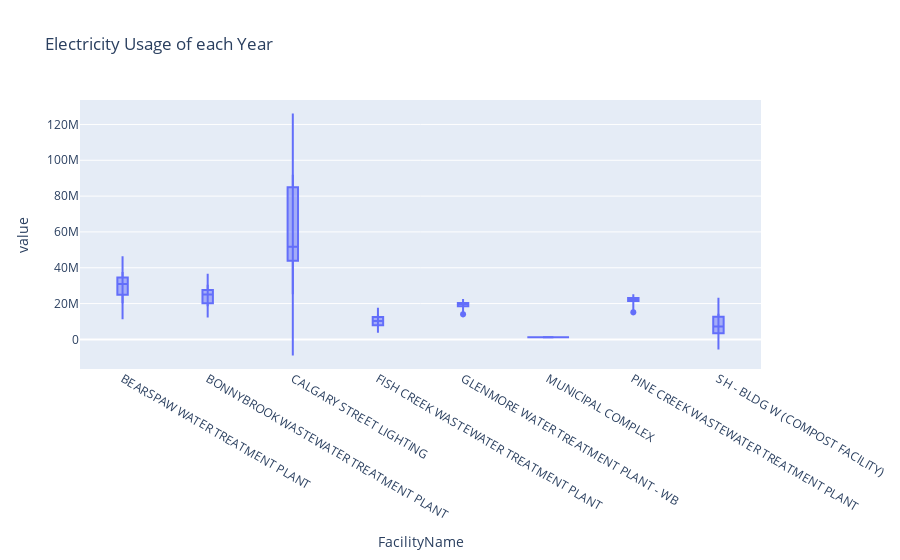
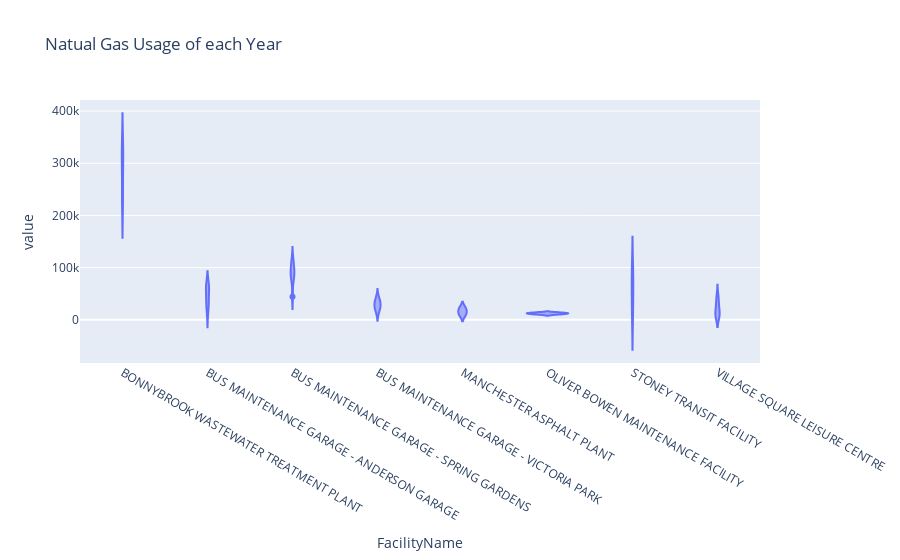
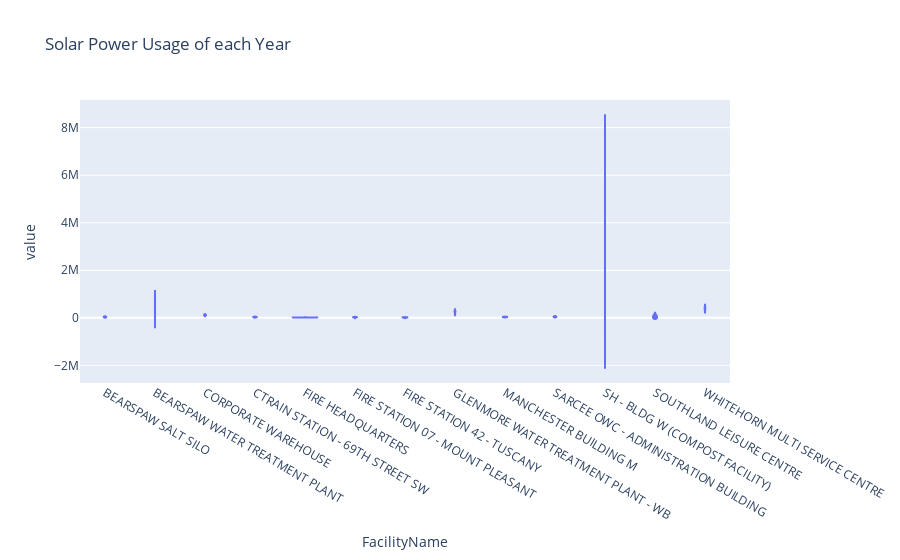

Notebook code cell kept with these figures, in order:
### Code cell
df = pd.DataFrame(rdata,columns=["Business Unit Desc","FacilityName","Site ID", "FacilityAddress","Energy Description",
                                 "Year","Month","Total Consumption","Unit"])
df1=pd.DataFrame.drop(rdata,["Business Unit Desc","Site ID","FacilityAddress"], axis=1)
df1 = df1.loc[df1['Energy Description'] == 'Electricity']
df1=df1.loc[df1['Total Consumption'] > 1000000]
df1=df1.loc[df1['Year'].between(2014,2021)]
df1.name = "Electricity Usage of each Year "
df1=df1.groupby(['FacilityName','Year'])['Total Consumption'].sum().unstack(level=0)
display(df1)
fig = px.violin(df1, y=df1.columns, box=True, title = 'Electricity Usage of each Year')
fig.show()

df2=pd.DataFrame.drop(rdata,["Business Unit Desc","Site ID","FacilityAddress"], axis=1)
df2= df2.loc[df2['Energy Description'] == 'Natural Gas']
df2 =df2.loc[df2['Total Consumption'] > 10000]
df2 =df2.loc[df2['Year'].between(2014,2021)]
df2.name = "Natual Gas Usage of each Year "
df2=df2.groupby(['FacilityName','Year'])['Total Consumption'].sum().unstack(level=0)
display(df2)
fig = px.violin(df2, y=df2.columns, title ='Natual Gas Usage of each Year ')
fig.show()

df3=pd.DataFrame.drop(rdata,["Business Unit Desc","Site ID","FacilityAddress"], axis=1)
df3 = df3.loc[df3['Energy Description'] == 'Solar Power']
df3=df3.loc[df3['Total Consumption'] > 1000]
df3=df3.loc[df3['Year'].between(2014,2021)]
df3.name = "Solar Power Usage of each Year "
df3=df3.groupby(['FacilityName','Year'])['Total Consumption'].sum().unstack(level=0)

display(df3)
fig = px.violin(df3, y=df3.columns, title = 'Solar Power Usage of each Year')
fig.show()

### Figure 1 — Plotly figure (JSON) as saved in the notebook; plotly's stock layout.template omitted (floating-point values rounded to 4 significant figures)
{"data": [{"alignmentgroup": "True", "box": {"visible": true}, "hovertemplate": "FacilityName=%{x}<br>value=%{y}<extra></extra>", "legendgroup": "", "marker": {"color": "#636efa"}, "name": "", "offsetgroup": "", "orientation": "v", "scalegroup": "True", "showlegend": false, "type": "violin", "x": ["BEARSPAW WATER TREATMENT PLANT", "BEARSPAW WATER TREATMENT PLANT", "BEARSPAW WATER TREATMENT PLANT", "BEARSPAW WATER TREATMENT PLANT", "BEARSPAW WATER TREATMENT PLANT", "BEARSPAW WATER TREATMENT PLANT", "BEARSPAW WATER TREATMENT PLANT", "BEARSPAW WATER TREATMENT PLANT", "BONNYBROOK WASTEWATER TREATMENT PLANT", "BONNYBROOK WASTEWATER TREATMENT PLANT", "BONNYBROOK WASTEWATER TREATMENT PLANT", "BONNYBROOK WASTEWATER TREATMENT PLANT", "BONNYBROOK WASTEWATER TREATMENT PLANT", "BONNYBROOK WASTEWATER TREATMENT PLANT", "BONNYBROOK WASTEWATER TREATMENT PLANT", "BONNYBROOK WASTEWATER TREATMENT PLANT", "CALGARY STREET LIGHTING", "CALGARY STREET LIGHTING", "CALGARY STREET LIGHTING", "CALGARY STREET LIGHTING", "CALGARY STREET LIGHTING", "CALGARY STREET LIGHTING", "CALGARY STREET LIGHTING", "CALGARY STREET LIGHTING", "FISH CREEK WASTEWATER TREATMENT PLANT", "FISH CREEK WASTEWATER TREATMENT PLANT", "FISH CREEK WASTEWATER TREATMENT PLANT", "FISH CREEK WASTEWATER TREATMENT PLANT", "FISH CREEK WASTEWATER TREATMENT PLANT", "FISH CREEK WASTEWATER TREATMENT PLANT", "FISH CREEK WASTEWATER TREATMENT PLANT", "FISH CREEK WASTEWATER TREATMENT PLANT", "GLENMORE WATER TREATMENT PLANT - WB", "GLENMORE WATER TREATMENT PLANT - WB", "GLENMORE WATER TREATMENT PLANT - WB", "GLENMORE WATER TREATMENT PLANT - WB", "GLENMORE WATER TREATMENT PLANT - WB", "GLENMORE WATER TREATMENT PLANT - WB", "GLENMORE WATER TREATMENT PLANT - WB", "GLENMORE WATER TREATMENT PLANT - WB", "MUNICIPAL COMPLEX", "MUNICIPAL COMPLEX", "MUNICIPAL COMPLEX", "MUNICIPAL COMPLEX", "MUNICIPAL COMPLEX", "MUNICIPAL COMPLEX", "MUNICIPAL COMPLEX", "MUNICIPAL COMPLEX", "PINE CREEK WASTEWATER TREATMENT PLANT", "PINE CREEK WASTEWATER TREATMENT PLANT", "PINE CREEK WASTEWATER TREATMENT PLANT", "PINE CREEK WASTEWATER TREATMENT PLANT", "PINE CREEK WASTEWATER TREATMENT PLANT", "PINE CREEK WASTEWATER TREATMENT PLANT", "PINE CREEK WASTEWATER TREATMENT PLANT", "PINE CREEK WASTEWATER TREATMENT PLANT", "SH - BLDG W (COMPOST FACILITY)", "SH - BLDG W (COMPOST FACILITY)", "SH - BLDG W (COMPOST FACILITY)", "SH - BLDG W (COMPOST FACILITY)", "SH - BLDG W (COMPOST FACILITY)", "SH - BLDG W (COMPOST FACILITY)", "SH - BLDG W (COMPOST FACILITY)", "SH - BLDG W (COMPOST FACILITY)"], "x0": " ", "xaxis": "x", "y": [27006979, 22896652, 34507602, 37570393, 34437203, 27503120, 34585362, 20122592, 25946479, 18470960, 18919634, 24187268, 30532643, 28814674, 26283641, 21374437, 91870809, 90922781, 78855156, 54751112, 48574753, 45044868, 42802879, 25261505, null, null, 12013694, 7911196, 12455848, 8647091, 13740451, 7626078, 20752623, 19647504, 18619313, 20468133, 19762821, 20062555, 18482865, 14085753, 1151483, null, null, null, null, null, null, null, 21972952, 23077646, 21265638, 21626015, 21776522, 23153347, 23486956, 15192188, null, null, null, 3613911, 14359899, 10817489, null, 3148365], "y0": " ", "yaxis": "y"}], "layout": {"autosize": true, "legend": {"tracegroupgap": 0}, "title": {"text": "Electricity Usage of each Year"}, "violinmode": "group", "xaxis": {"anchor": "y", "autorange": true, "domain": [0, 1], "range": [-0.5, 7.5], "title": {"text": "FacilityName"}, "type": "category"}, "yaxis": {"anchor": "x", "autorange": true, "domain": [0, 1], "range": [-16520000.0, 133700000.0], "title": {"text": "value"}, "type": "linear"}}}

### Figure 2 — Plotly figure (JSON) as saved in the notebook; plotly's stock layout.template omitted (floating-point values rounded to 4 significant figures)
{"data": [{"alignmentgroup": "True", "box": {"visible": false}, "hovertemplate": "FacilityName=%{x}<br>value=%{y}<extra></extra>", "legendgroup": "", "marker": {"color": "#636efa"}, "name": "", "offsetgroup": "", "orientation": "v", "scalegroup": "True", "showlegend": false, "type": "violin", "x": ["BONNYBROOK WASTEWATER TREATMENT PLANT", "BONNYBROOK WASTEWATER TREATMENT PLANT", "BONNYBROOK WASTEWATER TREATMENT PLANT", "BONNYBROOK WASTEWATER TREATMENT PLANT", "BONNYBROOK WASTEWATER TREATMENT PLANT", "BONNYBROOK WASTEWATER TREATMENT PLANT", "BONNYBROOK WASTEWATER TREATMENT PLANT", "BONNYBROOK WASTEWATER TREATMENT PLANT", "BUS MAINTENANCE GARAGE - ANDERSON GARAGE", "BUS MAINTENANCE GARAGE - ANDERSON GARAGE", "BUS MAINTENANCE GARAGE - ANDERSON GARAGE", "BUS MAINTENANCE GARAGE - ANDERSON GARAGE", "BUS MAINTENANCE GARAGE - ANDERSON GARAGE", "BUS MAINTENANCE GARAGE - ANDERSON GARAGE", "BUS MAINTENANCE GARAGE - ANDERSON GARAGE", "BUS MAINTENANCE GARAGE - ANDERSON GARAGE", "BUS MAINTENANCE GARAGE - SPRING GARDENS", "BUS MAINTENANCE GARAGE - SPRING GARDENS", "BUS MAINTENANCE GARAGE - SPRING GARDENS", "BUS MAINTENANCE GARAGE - SPRING GARDENS", "BUS MAINTENANCE GARAGE - SPRING GARDENS", "BUS MAINTENANCE GARAGE - SPRING GARDENS", "BUS MAINTENANCE GARAGE - SPRING GARDENS", "BUS MAINTENANCE GARAGE - SPRING GARDENS", "BUS MAINTENANCE GARAGE - VICTORIA PARK", "BUS MAINTENANCE GARAGE - VICTORIA PARK", "BUS MAINTENANCE GARAGE - VICTORIA PARK", "BUS MAINTENANCE GARAGE - VICTORIA PARK", "BUS MAINTENANCE GARAGE - VICTORIA PARK", "BUS MAINTENANCE GARAGE - VICTORIA PARK", "BUS MAINTENANCE GARAGE - VICTORIA PARK", "BUS MAINTENANCE GARAGE - VICTORIA PARK", "MANCHESTER ASPHALT PLANT", "MANCHESTER ASPHALT PLANT", "MANCHESTER ASPHALT PLANT", "MANCHESTER ASPHALT PLANT", "MANCHESTER ASPHALT PLANT", "MANCHESTER ASPHALT PLANT", "MANCHESTER ASPHALT PLANT", "MANCHESTER ASPHALT PLANT", "OLIVER BOWEN MAINTENANCE FACILITY", "OLIVER BOWEN MAINTENANCE FACILITY", "OLIVER BOWEN MAINTENANCE FACILITY", "OLIVER BOWEN MAINTENANCE FACILITY", "OLIVER BOWEN MAINTENANCE FACILITY", "OLIVER BOWEN MAINTENANCE FACILITY", "OLIVER BOWEN MAINTENANCE FACILITY", "OLIVER BOWEN MAINTENANCE FACILITY", "STONEY TRANSIT FACILITY", "STONEY TRANSIT FACILITY", "STONEY TRANSIT FACILITY", "STONEY TRANSIT FACILITY", "STONEY TRANSIT FACILITY", "STONEY TRANSIT FACILITY", "STONEY TRANSIT FACILITY", "STONEY TRANSIT FACILITY", "VILLAGE SQUARE LEISURE CENTRE", "VILLAGE SQUARE LEISURE CENTRE", "VILLAGE SQUARE LEISURE CENTRE", "VILLAGE SQUARE LEISURE CENTRE", "VILLAGE SQUARE LEISURE CENTRE", "VILLAGE SQUARE LEISURE CENTRE", "VILLAGE SQUARE LEISURE CENTRE", "VILLAGE SQUARE LEISURE CENTRE"], "x0": " ", "xaxis": "x", "y": [330634, 330946, 301646, 222472, 297477, 239497, 324569, 230045, 60583, 36873, 28061, 60976, 65357, 65526, 37648, 13376, 84489, 74310, 90538, 115916, 107267, 97391, 89211, 44413, 35680, 46058, 23843, 23466, 34771, 33255, 21858, 11263, null, 10875, 21257, null, null, null, null, null, 14030, null, 10468, null, 12024, 12755, null, null, null, null, null, null, null, 11107, 90547, 63122, null, null, 10017, 10098, 43570, 30835, 11377, null], "y0": " ", "yaxis": "y"}], "layout": {"autosize": true, "legend": {"tracegroupgap": 0}, "title": {"text": "Natual Gas Usage of each Year "}, "violinmode": "group", "xaxis": {"anchor": "y", "autorange": true, "domain": [0, 1], "range": [-0.5, 7.5], "title": {"text": "FacilityName"}, "type": "category"}, "yaxis": {"anchor": "x", "autorange": true, "domain": [0, 1], "range": [-82690.0, 421200.0], "title": {"text": "value"}, "type": "linear"}}}

### Figure 3 — Plotly figure (JSON) as saved in the notebook; plotly's stock layout.template omitted (floating-point values rounded to 4 significant figures)
{"data": [{"alignmentgroup": "True", "box": {"visible": false}, "hovertemplate": "FacilityName=%{x}<br>value=%{y}<extra></extra>", "legendgroup": "", "marker": {"color": "#636efa"}, "name": "", "offsetgroup": "", "orientation": "v", "scalegroup": "True", "showlegend": false, "type": "violin", "x": ["BEARSPAW SALT SILO", "BEARSPAW SALT SILO", "BEARSPAW SALT SILO", "BEARSPAW SALT SILO", "BEARSPAW SALT SILO", "BEARSPAW SALT SILO", "BEARSPAW SALT SILO", "BEARSPAW SALT SILO", "BEARSPAW WATER TREATMENT PLANT", "BEARSPAW WATER TREATMENT PLANT", "BEARSPAW WATER TREATMENT PLANT", "BEARSPAW WATER TREATMENT PLANT", "BEARSPAW WATER TREATMENT PLANT", "BEARSPAW WATER TREATMENT PLANT", "BEARSPAW WATER TREATMENT PLANT", "BEARSPAW WATER TREATMENT PLANT", "CORPORATE WAREHOUSE", "CORPORATE WAREHOUSE", "CORPORATE WAREHOUSE", "CORPORATE WAREHOUSE", "CORPORATE WAREHOUSE", "CORPORATE WAREHOUSE", "CORPORATE WAREHOUSE", "CORPORATE WAREHOUSE", "CTRAIN STATION - 69TH STREET SW", "CTRAIN STATION - 69TH STREET SW", "CTRAIN STATION - 69TH STREET SW", "CTRAIN STATION - 69TH STREET SW", "CTRAIN STATION - 69TH STREET SW", "CTRAIN STATION - 69TH STREET SW", "CTRAIN STATION - 69TH STREET SW", "CTRAIN STATION - 69TH STREET SW", "FIRE HEADQUARTERS", "FIRE HEADQUARTERS", "FIRE HEADQUARTERS", "FIRE HEADQUARTERS", "FIRE HEADQUARTERS", "FIRE HEADQUARTERS", "FIRE HEADQUARTERS", "FIRE HEADQUARTERS", "FIRE STATION 07 - MOUNT PLEASANT", "FIRE STATION 07 - MOUNT PLEASANT", "FIRE STATION 07 - MOUNT PLEASANT", "FIRE STATION 07 - MOUNT PLEASANT", "FIRE STATION 07 - MOUNT PLEASANT", "FIRE STATION 07 - MOUNT PLEASANT", "FIRE STATION 07 - MOUNT PLEASANT", "FIRE STATION 07 - MOUNT PLEASANT", "FIRE STATION 42 - TUSCANY", "FIRE STATION 42 - TUSCANY", "FIRE STATION 42 - TUSCANY", "FIRE STATION 42 - TUSCANY", "FIRE STATION 42 - TUSCANY", "FIRE STATION 42 - TUSCANY", "FIRE STATION 42 - TUSCANY", "FIRE STATION 42 - TUSCANY", "GLENMORE WATER TREATMENT PLANT - WB", "GLENMORE WATER TREATMENT PLANT - WB", "GLENMORE WATER TREATMENT PLANT - WB", "GLENMORE WATER TREATMENT PLANT - WB", "GLENMORE WATER TREATMENT PLANT - WB", "GLENMORE WATER TREATMENT PLANT - WB", "GLENMORE WATER TREATMENT PLANT - WB", "GLENMORE WATER TREATMENT PLANT - WB", "MANCHESTER BUILDING M", "MANCHESTER BUILDING M", "MANCHESTER BUILDING M", "MANCHESTER BUILDING M", "MANCHESTER BUILDING M", "MANCHESTER BUILDING M", "MANCHESTER BUILDING M", "MANCHESTER BUILDING M", "SARCEE OWC - ADMINISTRATION BUILDING", "SARCEE OWC - ADMINISTRATION BUILDING", "SARCEE OWC - ADMINISTRATION BUILDING", "SARCEE OWC - ADMINISTRATION BUILDING", "SARCEE OWC - ADMINISTRATION BUILDING", "SARCEE OWC - ADMINISTRATION BUILDING", "SARCEE OWC - ADMINISTRATION BUILDING", "SARCEE OWC - ADMINISTRATION BUILDING", "SH - BLDG W (COMPOST FACILITY)", "SH - BLDG W (COMPOST FACILITY)", "SH - BLDG W (COMPOST FACILITY)", "SH - BLDG W (COMPOST FACILITY)", "SH - BLDG W (COMPOST FACILITY)", "SH - BLDG W (COMPOST FACILITY)", "SH - BLDG W (COMPOST FACILITY)", "SH - BLDG W (COMPOST FACILITY)", "SOUTHLAND LEISURE CENTRE", "SOUTHLAND LEISURE CENTRE", "SOUTHLAND LEISURE CENTRE", "SOUTHLAND LEISURE CENTRE", "SOUTHLAND LEISURE CENTRE", "SOUTHLAND LEISURE CENTRE", "SOUTHLAND LEISURE CENTRE", "SOUTHLAND LEISURE CENTRE", "WHITEHORN MULTI SERVICE CENTRE", "WHITEHORN MULTI SERVICE CENTRE", "WHITEHORN MULTI SERVICE CENTRE", "WHITEHORN MULTI SERVICE CENTRE", "WHITEHORN MULTI SERVICE CENTRE", "WHITEHORN MULTI SERVICE CENTRE", "WHITEHORN MULTI SERVICE CENTRE", "WHITEHORN MULTI SERVICE CENTRE"], "x0": " ", "xaxis": "x", "y": [30258, 53333, 52745, 41361, 21530, 44588, 22003, 25680, null, null, null, 9791, 678536, 652587, 635422, 303027, null, null, null, 131593, 114787, 102931, 132010, 95881, null, null, null, null, 18536, 34891, 41160, 28126, null, null, null, 15354, 16725, 17176, 16572, 12328, null, null, null, 1322, 23928, 31510, 32930, 23707, null, null, null, null, 1214, 19822, 18929, 14990, null, null, null, 292019, 249129, 270977, 293788, 180644, null, null, null, null, 29390, 38138, 41756, 25765, null, null, null, null, 32099, 52613, 56295, 39875, null, null, null, null, 1052172, 1316807, 5369296, 3088045, null, 36003, 162547, 167406, 142226, 152230, 158293, 109947, null, null, null, 468438, 393663, 427151, 387335, 302970], "y0": " ", "yaxis": "y"}], "layout": {"autosize": true, "legend": {"tracegroupgap": 0}, "title": {"text": "Solar Power Usage of each Year"}, "violinmode": "group", "xaxis": {"anchor": "y", "autorange": true, "domain": [0, 1], "range": [-0.5, 12.5], "title": {"text": "FacilityName"}, "type": "category"}, "yaxis": {"anchor": "x", "autorange": true, "domain": [0, 1], "range": [-2740000.0, 9162000.0], "title": {"text": "value"}, "type": "linear"}}}
